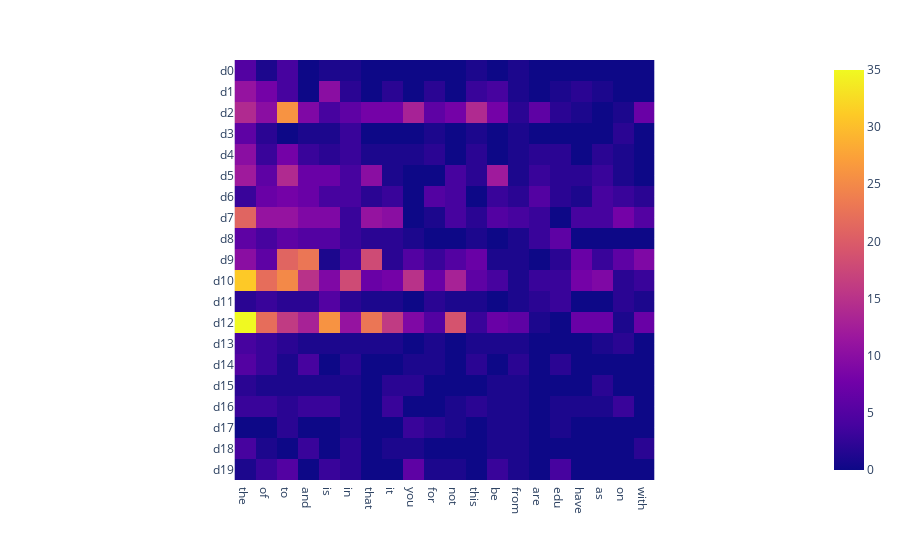

Notebook cell for this chart:
### Markdown cell above
### >>> **Exercise 13 (take home):** 
The chart above only contains 300 vocabulary in the documents, and it's already computationally intensive to both compute and visualize. Can you efficiently reduce the number of terms you want to visualize as an exercise.

### Code cell
# Answer here
import plotly.express as px, numpy as np

# small sample for visualization
# top-k frequent terms only
# n = how many documents
# k = how many terms
# tf = term frequencies (over all documents)
# cols = column indices of top-k terms
# block = small dense matrix for visualization
# (n x k) sub-matrix of X_counts
n, k = 20, 20
tf = np.asarray(X_counts.sum(0)).ravel()
cols = tf.argsort()[-k:][::-1]         
block = X_counts[:n, :][:, cols].toarray()

fig = px.imshow(
    block,
    x=count_vect.get_feature_names_out()[cols],
    y=[f"d{i}" for i in range(n)]
)
fig.show()

### Figure 1 — Plotly figure (JSON) as saved in the notebook; plotly's stock layout.template omitted (floating-point values rounded to 4 significant figures; data arrays with more than 128 entries replaced by an {"elided": "..."} marker saying what was removed)
{"data": [{"coloraxis": "coloraxis", "hovertemplate": "x: %{x}<br>y: %{y}<br>color: %{z}<extra></extra>", "name": "0", "type": "heatmap", "x": ["the", "of", "to", "and", "is", "in", "that", "it", "you", "for", "not", "this", "be", "from", "are", "edu", "have", "as", "on", "with"], "xaxis": "x", "y": ["d0", "d1", "d2", "d3", "d4", "d5", "d6", "d7", "d8", "d9", "d10", "d11", "d12", "d13", "d14", "d15", "d16", "d17", "d18", "d19"], "yaxis": "y", "z": {"elided": "20x20 int values"}}], "layout": {"coloraxis": {"colorscale": [[0, "#0d0887"], [0.1111, "#46039f"], [0.2222, "#7201a8"], [0.3333, "#9c179e"], [0.4444, "#bd3786"], [0.5556, "#d8576b"], [0.6667, "#ed7953"], [0.7778, "#fb9f3a"], [0.8889, "#fdca26"], [1, "#f0f921"]]}, "margin": {"t": 60}, "xaxis": {"anchor": "y", "constrain": "domain", "domain": [0, 1], "scaleanchor": "y"}, "yaxis": {"anchor": "x", "autorange": "reversed", "constrain": "domain", "domain": [0, 1]}}}
